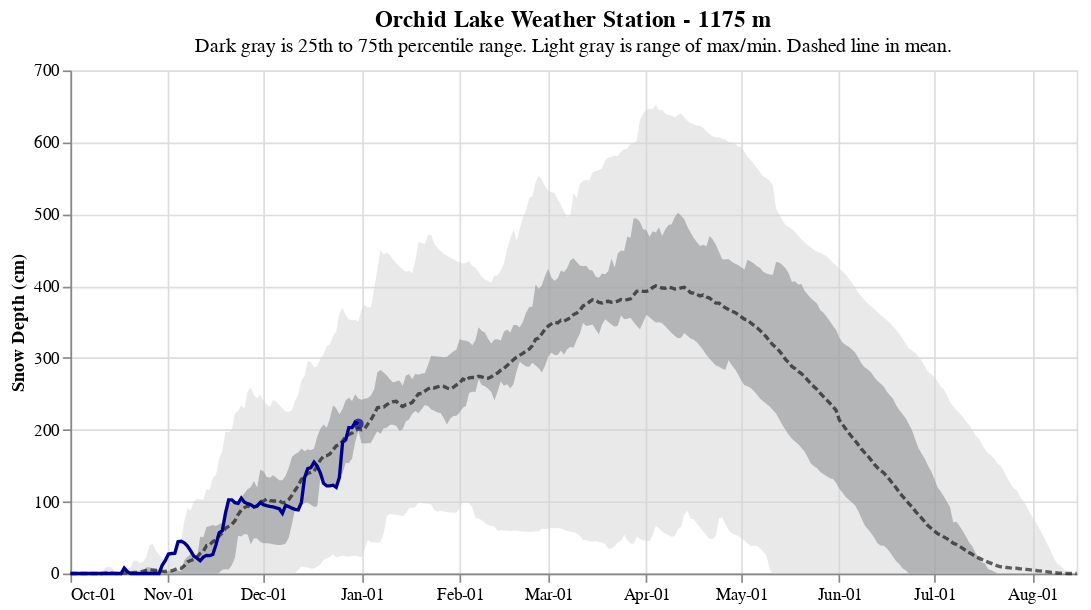

Notebook code cell kept with this figure:
### Code cell
alt.data_transformers.disable_max_rows()

title = alt.TitleParams(
   text='Orchid Lake Weather Station - 1175 m',
   subtitle="Dark gray is 25th to 75th percentile range. Light gray is range of max/min. Dashed line in mean.",
   anchor='middle',
   fontSize=14,
   fontWeight='bold')

area = alt.Chart(orchid_stats, title=title).mark_area(color='lightgray', opacity=0.5).encode(
    alt.X('wtr_day_year:T', title=None,
          axis=alt.Axis(format='%b-%d', tickCount=12, labelOverlap='parity'), scale=alt.Scale(domain=['2022-10-01','2023-08-15'])),
    alt.Y('max:Q', title='Snow Depth (cm)', scale=alt.Scale(domain=[0,700])),
    alt.Y2('min:Q')
).properties(width=600, height=300)

area2 = alt.Chart(orchid_stats).mark_area(color='#919397', opacity=0.6).encode(
    alt.X('wtr_day_year:T', title=None,
          axis=alt.Axis(format='%b-%d', tickCount=12, labelOverlap='parity'), scale=alt.Scale(domain=['2022-10-01','2023-08-15'])),
    alt.Y('percentile_75th:Q'),
    alt.Y2('percentile_25th:Q')
)

wmean = alt.Chart(orchid_stats).mark_line(color= "black", opacity=0.6, strokeDash=[4, 2]).encode(
    alt.X('wtr_day_year:T', title=None,
          axis=alt.Axis(format='%b-%d', tickCount=12, labelOverlap='parity'), scale=alt.Scale(domain=['2022-10-01','2023-08-15'])),
    alt.Y('mean:Q', title='Snow Depth (cm)'),
    tooltip=[alt.Tooltip('monthdate(date):T', title="Date"), alt.Tooltip('mean:Q', title="Mean Depth") , alt.Tooltip('wtr_day_year', title="Day of Water Year")]
)

wyear_2024 = alt.Chart(orchid[orchid['wtr_year'] == 2024]).mark_line(color= "blue", opacity=0.6, strokeWidth=1).encode(
    alt.X('wtr_day_year:T', title=None,
          axis=alt.Axis(format='%b-%d', tickCount=12, labelOverlap='parity'), scale=alt.Scale(domain=['2022-10-01','2023-08-15'])),
    alt.Y('depth', title='Snow Depth (cm)')
)

wyear_2023 = alt.Chart(orchid[orchid['wtr_year'] == 2023]).mark_line(color= "green", opacity=0.6, strokeWidth=1).encode(
    alt.X('wtr_day_year:T', title=None,
          axis=alt.Axis(format='%b-%d', tickCount=12, labelOverlap='parity'), scale=alt.Scale(domain=['2022-10-01','2023-08-15'])),
    alt.Y('depth', title='Snow Depth (cm)')
)

last_value = alt.Chart(last).mark_circle(color= "darkblue", size=40).encode(
    alt.X('wtr_day_year:T', title=None,
          axis=alt.Axis(format='%b-%d', tickCount=12, labelOverlap='parity'), scale=alt.Scale(domain=['2022-10-01','2023-08-15'])),
    alt.Y('depth', title='Snow Depth (cm)')
)


complete = area + area2 + wmean + orchid_2025 + last_value
complete

### Figure 1 — Vega-Lite specification as saved in the notebook (floating-point values rounded to 4 significant figures; data arrays with more than 128 entries replaced by an {"elided": "..."} marker saying what was removed)
{"config": {"view": {"continuousWidth": 300, "continuousHeight": 300}}, "layer": [{"mark": {"type": "area", "color": "lightgray", "opacity": 0.5}, "encoding": {"x": {"axis": {"format": "%b-%d", "labelOverlap": "parity", "tickCount": 12}, "field": "wtr_day_year", "scale": {"domain": ["2022-10-01", "2023-08-15"]}, "title": null, "type": "temporal"}, "y": {"field": "max", "scale": {"domain": [0, 700]}, "title": "Snow Depth (cm)", "type": "quantitative"}, "y2": {"field": "min"}}, "title": {"text": "Orchid Lake Weather Station - 1175 m", "anchor": "middle", "fontSize": 14, "fontWeight": "bold", "subtitle": "Dark gray is 25th to 75th percentile range. Light gray is range of max/min. Dashed line in mean."}}, {"mark": {"type": "area", "color": "#919397", "opacity": 0.6}, "encoding": {"x": {"axis": {"format": "%b-%d", "labelOverlap": "parity", "tickCount": 12}, "field": "wtr_day_year", "scale": {"domain": ["2022-10-01", "2023-08-15"]}, "title": null, "type": "temporal"}, "y": {"field": "percentile_75th", "type": "quantitative"}, "y2": {"field": "percentile_25th"}}}, {"mark": {"type": "line", "color": "black", "opacity": 0.6, "strokeDash": [4, 2]}, "encoding": {"tooltip": [{"field": "date", "timeUnit": "monthdate", "title": "Date", "type": "temporal"}, {"field": "mean", "title": "Mean Depth", "type": "quantitative"}, {"field": "wtr_day_year", "title": "Day of Water Year", "type": "temporal"}], "x": {"axis": {"format": "%b-%d", "labelOverlap": "parity", "tickCount": 12}, "field": "wtr_day_year", "scale": {"domain": ["2022-10-01", "2023-08-15"]}, "title": null, "type": "temporal"}, "y": {"field": "mean", "title": "Snow Depth (cm)", "type": "quantitative"}}}, {"data": {"name": "data-1f2644789e34a57189ebcad85ad45dc5"}, "mark": {"type": "line", "color": "darkblue", "strokeWidth": 2}, "encoding": {"tooltip": [{"field": "date", "timeUnit": "monthdate", "title": "Date", "type": "temporal"}, {"field": "depth", "title": "Snow Depth", "type": "quantitative"}], "x": {"field": "wtr_day_year", "type": "temporal"}, "y": {"field": "depth", "type": "quantitative"}}}, {"data": {"name": "data-c510495a4f346a3838a77b27e74f4027"}, "mark": {"type": "circle", "color": "darkblue", "size": 40}, "encoding": {"x": {"axis": {"format": "%b-%d", "labelOverlap": "parity", "tickCount": 12}, "field": "wtr_day_year", "scale": {"domain": ["2022-10-01", "2023-08-15"]}, "title": null, "type": "temporal"}, "y": {"field": "depth", "title": "Snow Depth (cm)", "type": "quantitative"}}}], "data": {"name": "data-b38817828fdee466fa7556ed358305e5"}, "height": 300, "width": 600, "$schema": "https://vega.github.io/schema/vega-lite/v5.8.0.json", "datasets": {"data-b38817828fdee466fa7556ed358305e5": {"elided": "319 records"}, "data-1f2644789e34a57189ebcad85ad45dc5": [{"date": "2024-10-01T00:00:00", "depth": 0.0, "wtr_year": 2025, "wtr_day_year": "2022-10-01T00:00:00", "year": 2024, "month": 10, "day": 1, "DOY": 275, "mean": 0.1, "max": 1.1, "min": 0.0, "std": 0.2668, "sem": 0.06471, "ci95_hi": 0.2268, "ci95_lo": -0.02682, "percentile_25th": 0.0, "percentile_75th": 0.0}, {"date": "2024-10-02T00:00:00", "depth": 0.0, "wtr_year": 2025, "wtr_day_year": "2022-10-02T00:00:00", "year": 2024, "month": 10, "day": 2, "DOY": 276, "mean": 0.0, "max": 0.0, "min": 0.0, "std": 0.0, "sem": 0.0, "ci95_hi": 0.0, "ci95_lo": 0.0, "percentile_25th": 0.0, "percentile_75th": 0.0}, {"date": "2024-10-03T00:00:00", "depth": 0.0, "wtr_year": 2025, "wtr_day_year": "2022-10-03T00:00:00", "year": 2024, "month": 10, "day": 3, "DOY": 277, "mean": 0.0, "max": 0.0, "min": 0.0, "std": 0.0, "sem": 0.0, "ci95_hi": 0.0, "ci95_lo": 0.0, "percentile_25th": 0.0, "percentile_75th": 0.0}, {"date": "2024-10-04T00:00:00", "depth": 0.0, "wtr_year": 2025, "wtr_day_year": "2022-10-04T00:00:00", "year": 2024, "month": 10, "day": 4, "DOY": 278, "mean": 0.0, "max": 0.0, "min": 0.0, "std": 0.0, "sem": 0.0, "ci95_hi": 0.0, "ci95_lo": 0.0, "percentile_25th": 0.0, "percentile_75th": 0.0}, {"date": "2024-10-05T00:00:00", "depth": 0.0, "wtr_year": 2025, "wtr_day_year": "2022-10-05T00:00:00", "year": 2024, "month": 10, "day": 5, "DOY": 279, "mean": 0.0, "max": 0.0, "min": 0.0, "std": 0.0, "sem": 0.0, "ci95_hi": 0.0, "ci95_lo": 0.0, "percentile_25th": 0.0, "percentile_75th": 0.0}, {"date": "2024-10-06T00:00:00", "depth": 0.0, "wtr_year": 2025, "wtr_day_year": "2022-10-06T00:00:00", "year": 2024, "month": 10, "day": 6, "DOY": 280, "mean": 0.0, "max": 0.0, "min": 0.0, "std": 0.0, "sem": 0.0, "ci95_hi": 0.0, "ci95_lo": 0.0, "percentile_25th": 0.0, "percentile_75th": 0.0}, {"date": "2024-10-07T00:00:00", "depth": 0.0, "wtr_year": 2025, "wtr_day_year": "2022-10-07T00:00:00", "year": 2024, "month": 10, "day": 7, "DOY": 281, "mean": 0.0, "max": 0.0, "min": 0.0, "std": 0.0, "sem": 0.0, "ci95_hi": 0.0, "ci95_lo": 0.0, "percentile_25th": 0.0, "percentile_75th": 0.0}, {"date": "2024-10-08T00:00:00", "depth": 0.0, "wtr_year": 2025, "wtr_day_year": "2022-10-08T00:00:00", "year": 2024, "month": 10, "day": 8, "DOY": 282, "mean": 0.0, "max": 0.0, "min": 0.0, "std": 0.0, "sem": 0.0, "ci95_hi": 0.0, "ci95_lo": 0.0, "percentile_25th": 0.0, "percentile_75th": 0.0}, {"date": "2024-10-09T00:00:00", "depth": 0.0, "wtr_year": 2025, "wtr_day_year": "2022-10-09T00:00:00", "year": 2024, "month": 10, "day": 9, "DOY": 283, "mean": 0.0, "max": 0.0, "min": 0.0, "std": 0.0, "sem": 0.0, "ci95_hi": 0.0, "ci95_lo": 0.0, "percentile_25th": 0.0, "percentile_75th": 0.0}, {"date": "2024-10-10T00:00:00", "depth": 0.0, "wtr_year": 2025, "wtr_day_year": "2022-10-10T00:00:00", "year": 2024, "month": 10, "day": 10, "DOY": 284, "mean": 0.0, "max": 0.0, "min": 0.0, "std": 0.0, "sem": 0.0, "ci95_hi": 0.0, "ci95_lo": 0.0, "percentile_25th": 0.0, "percentile_75th": 0.0}, {"date": "2024-10-11T00:00:00", "depth": 0.0, "wtr_year": 2025, "wtr_day_year": "2022-10-11T00:00:00", "year": 2024, "month": 10, "day": 11, "DOY": 285, "mean": 0.0, "max": 0.0, "min": 0.0, "std": 0.0, "sem": 0.0, "ci95_hi": 0.0, "ci95_lo": 0.0, "percentile_25th": 0.0, "percentile_75th": 0.0}, {"date": "2024-10-12T00:00:00", "depth": 0.0, "wtr_year": 2025, "wtr_day_year": "2022-10-12T00:00:00", "year": 2024, "month": 10, "day": 12, "DOY": 286, "mean": 0.5, "max": 8.0, "min": 0.0, "std": 1.94, "sem": 0.4706, "ci95_hi": 1.422, "ci95_lo": -0.4224, "percentile_25th": 0.0, "percentile_75th": 0.0}, {"date": "2024-10-13T00:00:00", "depth": 0.0, "wtr_year": 2025, "wtr_day_year": "2022-10-13T00:00:00", "year": 2024, "month": 10, "day": 13, "DOY": 287, "mean": 0.9, "max": 9.5, "min": 0.0, "std": 2.567, "sem": 0.6227, "ci95_hi": 2.12, "ci95_lo": -0.3204, "percentile_25th": 0.0, "percentile_75th": 0.0}, {"date": "2024-10-14T00:00:00", "depth": 0.0, "wtr_year": 2025, "wtr_day_year": "2022-10-14T00:00:00", "year": 2024, "month": 10, "day": 14, "DOY": 288, "mean": 0.6, "max": 8.4, "min": 0.0, "std": 2.053, "sem": 0.498, "ci95_hi": 1.576, "ci95_lo": -0.376, "percentile_25th": 0.0, "percentile_75th": 0.0}, {"date": "2024-10-15T00:00:00", "depth": 0.0, "wtr_year": 2025, "wtr_day_year": "2022-10-15T00:00:00", "year": 2024, "month": 10, "day": 15, "DOY": 289, "mean": 0.2, "max": 2.7, "min": 0.0, "std": 0.6548, "sem": 0.1588, "ci95_hi": 0.5113, "ci95_lo": -0.1113, "percentile_25th": 0.0, "percentile_75th": 0.0}, {"date": "2024-10-16T00:00:00", "depth": 0.0, "wtr_year": 2025, "wtr_day_year": "2022-10-16T00:00:00", "year": 2024, "month": 10, "day": 16, "DOY": 290, "mean": 0.0, "max": 0.0, "min": 0.0, "std": 0.0, "sem": 0.0, "ci95_hi": 0.0, "ci95_lo": 0.0, "percentile_25th": 0.0, "percentile_75th": 0.0}, {"date": "2024-10-17T00:00:00", "depth": 0.0, "wtr_year": 2025, "wtr_day_year": "2022-10-17T00:00:00", "year": 2024, "month": 10, "day": 17, "DOY": 291, "mean": 0.0, "max": 0.0, "min": 0.0, "std": 0.0, "sem": 0.0, "ci95_hi": 0.0, "ci95_lo": 0.0, "percentile_25th": 0.0, "percentile_75th": 0.0}, {"date": "2024-10-18T00:00:00", "depth": 7.6, "wtr_year": 2025, "wtr_day_year": "2022-10-18T00:00:00", "year": 2024, "month": 10, "day": 18, "DOY": 292, "mean": 0.8, "max": 7.6, "min": 0.0, "std": 2.207, "sem": 0.5352, "ci95_hi": 1.849, "ci95_lo": -0.249, "percentile_25th": 0.0, "percentile_75th": 0.0}, {"date": "2024-10-19T00:00:00", "depth": 2.7, "wtr_year": 2025, "wtr_day_year": "2022-10-19T00:00:00", "year": 2024, "month": 10, "day": 19, "DOY": 293, "mean": 0.6, "max": 6.3, "min": 0.0, "std": 1.651, "sem": 0.4004, "ci95_hi": 1.385, "ci95_lo": -0.1847, "percentile_25th": 0.0, "percentile_75th": 0.0}, {"date": "2024-10-20T00:00:00", "depth": 0.0, "wtr_year": 2025, "wtr_day_year": "2022-10-20T00:00:00", "year": 2024, "month": 10, "day": 20, "DOY": 294, "mean": 1.0, "max": 8.6, "min": 0.0, "std": 2.759, "sem": 0.669, "ci95_hi": 2.311, "ci95_lo": -0.3113, "percentile_25th": 0.0, "percentile_75th": 0.0}, {"date": "2024-10-21T00:00:00", "depth": 0.0, "wtr_year": 2025, "wtr_day_year": "2022-10-21T00:00:00", "year": 2024, "month": 10, "day": 21, "DOY": 295, "mean": 1.6, "max": 18.2, "min": 0.0, "std": 4.86, "sem": 1.179, "ci95_hi": 3.91, "ci95_lo": -0.7104, "percentile_25th": 0.0, "percentile_75th": 0.0}, {"date": "2024-10-22T00:00:00", "depth": 0.0, "wtr_year": 2025, "wtr_day_year": "2022-10-22T00:00:00", "year": 2024, "month": 10, "day": 22, "DOY": 296, "mean": 1.4, "max": 17.7, "min": 0.0, "std": 4.466, "sem": 1.083, "ci95_hi": 3.523, "ci95_lo": -0.7229, "percentile_25th": 0.0, "percentile_75th": 0.0}, {"date": "2024-10-23T00:00:00", "depth": 0.0, "wtr_year": 2025, "wtr_day_year": "2022-10-23T00:00:00", "year": 2024, "month": 10, "day": 23, "DOY": 297, "mean": 2.1, "max": 14.7, "min": 0.0, "std": 4.396, "sem": 1.066, "ci95_hi": 4.19, "ci95_lo": 0.01045, "percentile_25th": 0.0, "percentile_75th": 0.0}, {"date": "2024-10-24T00:00:00", "depth": 0.0, "wtr_year": 2025, "wtr_day_year": "2022-10-24T00:00:00", "year": 2024, "month": 10, "day": 24, "DOY": 298, "mean": 3.3, "max": 16.5, "min": 0.0, "std": 5.43, "sem": 1.317, "ci95_hi": 5.881, "ci95_lo": 0.7188, "percentile_25th": 0.0, "percentile_75th": 3.8}, {"date": "2024-10-25T00:00:00", "depth": 0.0, "wtr_year": 2025, "wtr_day_year": "2022-10-25T00:00:00", "year": 2024, "month": 10, "day": 25, "DOY": 299, "mean": 4.3, "max": 23.4, "min": 0.0, "std": 6.703, "sem": 1.626, "ci95_hi": 7.487, "ci95_lo": 1.113, "percentile_25th": 0.0, "percentile_75th": 8.7}, {"date": "2024-10-26T00:00:00", "depth": 0.0, "wtr_year": 2025, "wtr_day_year": "2022-10-26T00:00:00", "year": 2024, "month": 10, "day": 26, "DOY": 300, "mean": 5.3, "max": 39.7, "min": 0.0, "std": 9.895, "sem": 2.4, "ci95_hi": 10.0, "ci95_lo": 0.5964, "percentile_25th": 0.0, "percentile_75th": 8.7}, {"date": "2024-10-27T00:00:00", "depth": 0.0, "wtr_year": 2025, "wtr_day_year": "2022-10-27T00:00:00", "year": 2024, "month": 10, "day": 27, "DOY": 301, "mean": 4.8, "max": 41.1, "min": 0.0, "std": 10.04, "sem": 2.435, "ci95_hi": 9.573, "ci95_lo": 0.02679, "percentile_25th": 0.0, "percentile_75th": 7.2}, {"date": "2024-10-28T00:00:00", "depth": 0.0, "wtr_year": 2025, "wtr_day_year": "2022-10-28T00:00:00", "year": 2024, "month": 10, "day": 28, "DOY": 302, "mean": 4.2, "max": 31.7, "min": 0.0, "std": 8.158, "sem": 1.979, "ci95_hi": 8.078, "ci95_lo": 0.3218, "percentile_25th": 0.0, "percentile_75th": 6.5}, {"date": "2024-10-29T00:00:00", "depth": 0.0, "wtr_year": 2025, "wtr_day_year": "2022-10-29T00:00:00", "year": 2024, "month": 10, "day": 29, "DOY": 303, "mean": 4.5, "max": 26.1, "min": 0.0, "std": 8.65, "sem": 2.098, "ci95_hi": 8.612, "ci95_lo": 0.388, "percentile_25th": 0.0, "percentile_75th": 5.1}, {"date": "2024-10-30T00:00:00", "depth": 11.5, "wtr_year": 2025, "wtr_day_year": "2022-10-30T00:00:00", "year": 2024, "month": 10, "day": 30, "DOY": 304, "mean": 3.3, "max": 21.4, "min": 0.0, "std": 5.956, "sem": 1.404, "ci95_hi": 6.052, "ci95_lo": 0.5483, "percentile_25th": 0.0, "percentile_75th": 4.225}, {"date": "2024-10-31T00:00:00", "depth": 18.4, "wtr_year": 2025, "wtr_day_year": "2022-10-31T00:00:00", "year": 2024, "month": 10, "day": 31, "DOY": 305, "mean": 2.9, "max": 18.5, "min": 0.0, "std": 5.958, "sem": 1.404, "ci95_hi": 5.653, "ci95_lo": 0.1474, "percentile_25th": 0.0, "percentile_75th": 2.4}, {"date": "2024-11-01T00:00:00", "depth": 27.1, "wtr_year": 2025, "wtr_day_year": "2022-11-01T00:00:00", "year": 2024, "month": 11, "day": 1, "DOY": 306, "mean": 3.5, "max": 27.1, "min": 0.0, "std": 7.308, "sem": 1.723, "ci95_hi": 6.876, "ci95_lo": 0.1238, "percentile_25th": 0.0, "percentile_75th": 3.55}, {"date": "2024-11-02T00:00:00", "depth": 27.9, "wtr_year": 2025, "wtr_day_year": "2022-11-02T00:00:00", "year": 2024, "month": 11, "day": 2, "DOY": 307, "mean": 3.9, "max": 27.9, "min": 0.0, "std": 7.778, "sem": 1.833, "ci95_hi": 7.493, "ci95_lo": 0.3066, "percentile_25th": 0.0, "percentile_75th": 2.95}, {"date": "2024-11-03T00:00:00", "depth": 28.4, "wtr_year": 2025, "wtr_day_year": "2022-11-03T00:00:00", "year": 2024, "month": 11, "day": 3, "DOY": 308, "mean": 5.4, "max": 28.4, "min": 0.0, "std": 10.07, "sem": 2.373, "ci95_hi": 10.05, "ci95_lo": 0.7491, "percentile_25th": 0.0, "percentile_75th": 4.125}, {"date": "2024-11-04T00:00:00", "depth": 44.2, "wtr_year": 2025, "wtr_day_year": "2022-11-04T00:00:00", "year": 2024, "month": 11, "day": 4, "DOY": 309, "mean": 7.5, "max": 48.5, "min": 0.0, "std": 15.35, "sem": 3.617, "ci95_hi": 14.59, "ci95_lo": 0.4107, "percentile_25th": 0.0, "percentile_75th": 4.35}, {"date": "2024-11-05T00:00:00", "depth": 44.9, "wtr_year": 2025, "wtr_day_year": "2022-11-05T00:00:00", "year": 2024, "month": 11, "day": 5, "DOY": 310, "mean": 7.3, "max": 44.9, "min": 0.0, "std": 14.51, "sem": 3.42, "ci95_hi": 14.0, "ci95_lo": 0.5962, "percentile_25th": 0.0, "percentile_75th": 3.275}, {"date": "2024-11-06T00:00:00", "depth": 42.7, "wtr_year": 2025, "wtr_day_year": "2022-11-06T00:00:00", "year": 2024, "month": 11, "day": 6, "DOY": 311, "mean": 10.8, "max": 73.0, "min": 0.0, "std": 19.73, "sem": 4.651, "ci95_hi": 19.92, "ci95_lo": 1.683, "percentile_25th": 0.0, "percentile_75th": 18.68}, {"date": "2024-11-07T00:00:00", "depth": 38.2, "wtr_year": 2025, "wtr_day_year": "2022-11-07T00:00:00", "year": 2024, "month": 11, "day": 7, "DOY": 312, "mean": 16.2, "max": 91.0, "min": 0.0, "std": 27.51, "sem": 6.484, "ci95_hi": 28.91, "ci95_lo": 3.492, "percentile_25th": 0.0, "percentile_75th": 23.2}, {"date": "2024-11-08T00:00:00", "depth": 31.6, "wtr_year": 2025, "wtr_day_year": "2022-11-08T00:00:00", "year": 2024, "month": 11, "day": 8, "DOY": 313, "mean": 18.2, "max": 87.8, "min": 0.0, "std": 30.45, "sem": 7.178, "ci95_hi": 32.27, "ci95_lo": 4.132, "percentile_25th": 0.0, "percentile_75th": 27.35}, {"date": "2024-11-09T00:00:00", "depth": 24.3, "wtr_year": 2025, "wtr_day_year": "2022-11-09T00:00:00", "year": 2024, "month": 11, "day": 9, "DOY": 314, "mean": 19.6, "max": 100.5, "min": 0.0, "std": 31.34, "sem": 7.387, "ci95_hi": 34.08, "ci95_lo": 5.121, "percentile_25th": 0.0, "percentile_75th": 22.05}, {"date": "2024-11-10T00:00:00", "depth": 21.4, "wtr_year": 2025, "wtr_day_year": "2022-11-10T00:00:00", "year": 2024, "month": 11, "day": 10, "DOY": 315, "mean": 23.1, "max": 103.7, "min": 0.0, "std": 32.65, "sem": 7.696, "ci95_hi": 38.18, "ci95_lo": 8.017, "percentile_25th": 0.0, "percentile_75th": 21.93}, {"date": "2024-11-11T00:00:00", "depth": 17.8, "wtr_year": 2025, "wtr_day_year": "2022-11-11T00:00:00", "year": 2024, "month": 11, "day": 11, "DOY": 316, "mean": 28.0, "max": 103.1, "min": 0.0, "std": 34.66, "sem": 8.407, "ci95_hi": 44.48, "ci95_lo": 11.52, "percentile_25th": 0.0, "percentile_75th": 51.1}, {"date": "2024-11-12T00:00:00", "depth": 22.9, "wtr_year": 2025, "wtr_day_year": "2022-11-12T00:00:00", "year": 2024, "month": 11, "day": 12, "DOY": 317, "mean": 30.9, "max": 102.8, "min": 0.0, "std": 33.0, "sem": 8.004, "ci95_hi": 46.59, "ci95_lo": 15.21, "percentile_25th": 0.0, "percentile_75th": 50.5}, {"date": "2024-11-13T00:00:00", "depth": 25.3, "wtr_year": 2025, "wtr_day_year": "2022-11-13T00:00:00", "year": 2024, "month": 11, "day": 13, "DOY": 318, "mean": 38.8, "max": 117.5, "min": 0.0, "std": 39.09, "sem": 9.481, "ci95_hi": 57.38, "ci95_lo": 20.22, "percentile_25th": 0.0, "percentile_75th": 64.8}, {"date": "2024-11-14T00:00:00", "depth": 24.9, "wtr_year": 2025, "wtr_day_year": "2022-11-14T00:00:00", "year": 2024, "month": 11, "day": 14, "DOY": 319, "mean": 39.8, "max": 116.2, "min": 0.0, "std": 38.54, "sem": 9.346, "ci95_hi": 58.12, "ci95_lo": 21.48, "percentile_25th": 0.0, "percentile_75th": 66.2}, {"date": "2024-11-15T00:00:00", "depth": 26.4, "wtr_year": 2025, "wtr_day_year": "2022-11-15T00:00:00", "year": 2024, "month": 11, "day": 15, "DOY": 320, "mean": 44.3, "max": 132.9, "min": 0.0, "std": 45.45, "sem": 11.02, "ci95_hi": 65.9, "ci95_lo": 22.7, "percentile_25th": 0.0, "percentile_75th": 67.4}, {"date": "2024-11-16T00:00:00", "depth": 40.2, "wtr_year": 2025, "wtr_day_year": "2022-11-16T00:00:00", "year": 2024, "month": 11, "day": 16, "DOY": 321, "mean": 46.7, "max": 137.2, "min": 0.0, "std": 47.22, "sem": 11.45, "ci95_hi": 69.15, "ci95_lo": 24.25, "percentile_25th": 0.0, "percentile_75th": 66.3}, {"date": "2024-11-17T00:00:00", "depth": 56.7, "wtr_year": 2025, "wtr_day_year": "2022-11-17T00:00:00", "year": 2024, "month": 11, "day": 17, "DOY": 322, "mean": 52.4, "max": 160.2, "min": 0.0, "std": 52.54, "sem": 12.74, "ci95_hi": 77.38, "ci95_lo": 27.42, "percentile_25th": 1.0, "percentile_75th": 68.4}, {"date": "2024-11-18T00:00:00", "depth": 59.5, "wtr_year": 2025, "wtr_day_year": "2022-11-18T00:00:00", "year": 2024, "month": 11, "day": 18, "DOY": 323, "mean": 56.5, "max": 170.6, "min": 0.0, "std": 55.55, "sem": 13.47, "ci95_hi": 82.91, "ci95_lo": 30.09, "percentile_25th": 5.3, "percentile_75th": 70.7}, {"date": "2024-11-19T00:00:00", "depth": 84.1, "wtr_year": 2025, "wtr_day_year": "2022-11-19T00:00:00", "year": 2024, "month": 11, "day": 19, "DOY": 324, "mean": 63.0, "max": 197.5, "min": 0.0, "std": 62.27, "sem": 15.1, "ci95_hi": 92.6, "ci95_lo": 33.4, "percentile_25th": 6.1, "percentile_75th": 84.1}, {"date": "2024-11-20T00:00:00", "depth": 102.4, "wtr_year": 2025, "wtr_day_year": "2022-11-20T00:00:00", "year": 2024, "month": 11, "day": 20, "DOY": 325, "mean": 65.7, "max": 196.5, "min": 0.0, "std": 63.5, "sem": 15.4, "ci95_hi": 95.89, "ci95_lo": 35.51, "percentile_25th": 5.6, "percentile_75th": 101.6}, {"date": "2024-11-21T00:00:00", "depth": 102.5, "wtr_year": 2025, "wtr_day_year": "2022-11-21T00:00:00", "year": 2024, "month": 11, "day": 21, "DOY": 326, "mean": 68.3, "max": 199.8, "min": 0.0, "std": 63.29, "sem": 15.35, "ci95_hi": 98.39, "ci95_lo": 38.21, "percentile_25th": 11.6, "percentile_75th": 97.8}, {"date": "2024-11-22T00:00:00", "depth": 98.7, "wtr_year": 2025, "wtr_day_year": "2022-11-22T00:00:00", "year": 2024, "month": 11, "day": 22, "DOY": 327, "mean": 73.5, "max": 222.5, "min": 0.0, "std": 64.36, "sem": 15.61, "ci95_hi": 104.1, "ci95_lo": 42.9, "percentile_25th": 21.8, "percentile_75th": 98.7}, {"date": "2024-11-23T00:00:00", "depth": 97.6, "wtr_year": 2025, "wtr_day_year": "2022-11-23T00:00:00", "year": 2024, "month": 11, "day": 23, "DOY": 328, "mean": 82.0, "max": 226.5, "min": 0.0, "std": 64.63, "sem": 15.68, "ci95_hi": 112.7, "ci95_lo": 51.28, "percentile_25th": 52.5, "percentile_75th": 97.6}, {"date": "2024-11-24T00:00:00", "depth": 104.9, "wtr_year": 2025, "wtr_day_year": "2022-11-24T00:00:00", "year": 2024, "month": 11, "day": 24, "DOY": 329, "mean": 88.4, "max": 233.8, "min": 0.0, "std": 65.22, "sem": 15.82, "ci95_hi": 119.4, "ci95_lo": 57.4, "percentile_25th": 51.6, "percentile_75th": 105.7}, {"date": "2024-11-25T00:00:00", "depth": 99.2, "wtr_year": 2025, "wtr_day_year": "2022-11-25T00:00:00", "year": 2024, "month": 11, "day": 25, "DOY": 330, "mean": 91.8, "max": 229.3, "min": 0.0, "std": 62.65, "sem": 15.19, "ci95_hi": 121.6, "ci95_lo": 62.02, "percentile_25th": 55.0, "percentile_75th": 111.6}, {"date": "2024-11-26T00:00:00", "depth": 97.2, "wtr_year": 2025, "wtr_day_year": "2022-11-26T00:00:00", "year": 2024, "month": 11, "day": 26, "DOY": 331, "mean": 94.0, "max": 253.5, "min": 0.0, "std": 63.55, "sem": 15.41, "ci95_hi": 124.2, "ci95_lo": 63.79, "percentile_25th": 54.2, "percentile_75th": 117.1}, {"date": "2024-11-27T00:00:00", "depth": 95.7, "wtr_year": 2025, "wtr_day_year": "2022-11-27T00:00:00", "year": 2024, "month": 11, "day": 27, "DOY": 332, "mean": 92.2, "max": 258.4, "min": 0.0, "std": 64.89, "sem": 15.74, "ci95_hi": 123.0, "ci95_lo": 61.35, "percentile_25th": 40.4, "percentile_75th": 120.4}, {"date": "2024-11-28T00:00:00", "depth": 92.6, "wtr_year": 2025, "wtr_day_year": "2022-11-28T00:00:00", "year": 2024, "month": 11, "day": 28, "DOY": 333, "mean": 92.5, "max": 248.0, "min": 0.0, "std": 64.95, "sem": 15.75, "ci95_hi": 123.4, "ci95_lo": 61.62, "percentile_25th": 49.2, "percentile_75th": 128.7}, {"date": "2024-11-29T00:00:00", "depth": 94.1, "wtr_year": 2025, "wtr_day_year": "2022-11-29T00:00:00", "year": 2024, "month": 11, "day": 29, "DOY": 334, "mean": 93.7, "max": 243.9, "min": 0.0, "std": 64.3, "sem": 15.59, "ci95_hi": 124.3, "ci95_lo": 63.13, "percentile_25th": 48.6, "percentile_75th": 119.7}, {"date": "2024-11-30T00:00:00", "depth": 98.8, "wtr_year": 2025, "wtr_day_year": "2022-11-30T00:00:00", "year": 2024, "month": 11, "day": 30, "DOY": 335, "mean": 100.2, "max": 249.1, "min": 0.0, "std": 67.76, "sem": 16.44, "ci95_hi": 132.4, "ci95_lo": 67.99, "percentile_25th": 43.9, "percentile_75th": 144.4}, {"date": "2024-12-01T00:00:00", "depth": 95.9, "wtr_year": 2025, "wtr_day_year": "2022-12-01T00:00:00", "year": 2024, "month": 12, "day": 1, "DOY": 336, "mean": 100.8, "max": 240.1, "min": 0.0, "std": 66.77, "sem": 16.19, "ci95_hi": 132.5, "ci95_lo": 69.06, "percentile_25th": 42.0, "percentile_75th": 142.4}, {"date": "2024-12-02T00:00:00", "depth": 94.6, "wtr_year": 2025, "wtr_day_year": "2022-12-02T00:00:00", "year": 2024, "month": 12, "day": 2, "DOY": 337, "mean": 103.7, "max": 235.7, "min": 0.0, "std": 66.31, "sem": 16.08, "ci95_hi": 135.2, "ci95_lo": 72.18, "percentile_25th": 42.0, "percentile_75th": 134.5}, {"date": "2024-12-03T00:00:00", "depth": 93.5, "wtr_year": 2025, "wtr_day_year": "2022-12-03T00:00:00", "year": 2024, "month": 12, "day": 3, "DOY": 338, "mean": 101.3, "max": 231.8, "min": 0.0, "std": 66.44, "sem": 16.11, "ci95_hi": 132.9, "ci95_lo": 69.72, "percentile_25th": 41.7, "percentile_75th": 133.1}, {"date": "2024-12-04T00:00:00", "depth": 92.6, "wtr_year": 2025, "wtr_day_year": "2022-12-04T00:00:00", "year": 2024, "month": 12, "day": 4, "DOY": 339, "mean": 100.9, "max": 241.2, "min": 0.0, "std": 67.04, "sem": 16.26, "ci95_hi": 132.8, "ci95_lo": 69.03, "percentile_25th": 40.6, "percentile_75th": 136.6}, {"date": "2024-12-05T00:00:00", "depth": 91.5, "wtr_year": 2025, "wtr_day_year": "2022-12-05T00:00:00", "year": 2024, "month": 12, "day": 5, "DOY": 340, "mean": 100.9, "max": 239.5, "min": 0.0, "std": 65.69, "sem": 15.93, "ci95_hi": 132.1, "ci95_lo": 69.67, "percentile_25th": 40.2, "percentile_75th": 133.5}, {"date": "2024-12-06T00:00:00", "depth": 90.2, "wtr_year": 2025, "wtr_day_year": "2022-12-06T00:00:00", "year": 2024, "month": 12, "day": 6, "DOY": 341, "mean": 101.2, "max": 234.6, "min": 0.0, "std": 65.13, "sem": 15.8, "ci95_hi": 132.2, "ci95_lo": 70.24, "percentile_25th": 39.8, "percentile_75th": 129.9}, {"date": "2024-12-07T00:00:00", "depth": 83.8, "wtr_year": 2025, "wtr_day_year": "2022-12-07T00:00:00", "year": 2024, "month": 12, "day": 7, "DOY": 342, "mean": 98.4, "max": 229.8, "min": 0.0, "std": 63.54, "sem": 15.41, "ci95_hi": 128.6, "ci95_lo": 68.2, "percentile_25th": 40.0, "percentile_75th": 129.8}, {"date": "2024-12-08T00:00:00", "depth": 94.8, "wtr_year": 2025, "wtr_day_year": "2022-12-08T00:00:00", "year": 2024, "month": 12, "day": 8, "DOY": 343, "mean": 99.5, "max": 225.6, "min": 0.0, "std": 62.96, "sem": 15.27, "ci95_hi": 129.4, "ci95_lo": 69.57, "percentile_25th": 41.9, "percentile_75th": 136.2}, {"date": "2024-12-09T00:00:00", "depth": 93.2, "wtr_year": 2025, "wtr_day_year": "2022-12-09T00:00:00", "year": 2024, "month": 12, "day": 9, "DOY": 344, "mean": 102.9, "max": 224.9, "min": 0.0, "std": 63.62, "sem": 15.43, "ci95_hi": 133.1, "ci95_lo": 72.66, "percentile_25th": 49.9, "percentile_75th": 147.1}, {"date": "2024-12-10T00:00:00", "depth": 90.9, "wtr_year": 2025, "wtr_day_year": "2022-12-10T00:00:00", "year": 2024, "month": 12, "day": 10, "DOY": 345, "mean": 108.7, "max": 227.2, "min": 0.0, "std": 65.38, "sem": 15.86, "ci95_hi": 139.8, "ci95_lo": 77.62, "percentile_25th": 68.4, "percentile_75th": 162.2}, {"date": "2024-12-11T00:00:00", "depth": 89.4, "wtr_year": 2025, "wtr_day_year": "2022-12-11T00:00:00", "year": 2024, "month": 12, "day": 11, "DOY": 346, "mean": 116.0, "max": 240.0, "min": 1.0, "std": 67.53, "sem": 16.38, "ci95_hi": 148.1, "ci95_lo": 83.9, "percentile_25th": 89.4, "percentile_75th": 166.4}, {"date": "2024-12-12T00:00:00", "depth": 88.5, "wtr_year": 2025, "wtr_day_year": "2022-12-12T00:00:00", "year": 2024, "month": 12, "day": 12, "DOY": 347, "mean": 122.1, "max": 248.9, "min": 4.6, "std": 63.44, "sem": 15.39, "ci95_hi": 152.3, "ci95_lo": 91.94, "percentile_25th": 88.5, "percentile_75th": 168.4}, {"date": "2024-12-13T00:00:00", "depth": 99.1, "wtr_year": 2025, "wtr_day_year": "2022-12-13T00:00:00", "year": 2024, "month": 12, "day": 13, "DOY": 348, "mean": 131.1, "max": 268.7, "min": 9.8, "std": 64.92, "sem": 15.74, "ci95_hi": 162.0, "ci95_lo": 100.2, "percentile_25th": 94.6, "percentile_75th": 174.1}, {"date": "2024-12-14T00:00:00", "depth": 133.3, "wtr_year": 2025, "wtr_day_year": "2022-12-14T00:00:00", "year": 2024, "month": 12, "day": 14, "DOY": 349, "mean": 134.7, "max": 275.7, "min": 8.6, "std": 63.92, "sem": 15.5, "ci95_hi": 165.1, "ci95_lo": 104.3, "percentile_25th": 98.3, "percentile_75th": 170.1}, {"date": "2024-12-15T00:00:00", "depth": 146.1, "wtr_year": 2025, "wtr_day_year": "2022-12-15T00:00:00", "year": 2024, "month": 12, "day": 15, "DOY": 350, "mean": 139.4, "max": 295.3, "min": 8.3, "std": 69.05, "sem": 16.75, "ci95_hi": 172.2, "ci95_lo": 106.6, "percentile_25th": 98.6, "percentile_75th": 172.9}, {"date": "2024-12-16T00:00:00", "depth": 147.3, "wtr_year": 2025, "wtr_day_year": "2022-12-16T00:00:00", "year": 2024, "month": 12, "day": 16, "DOY": 351, "mean": 140.6, "max": 294.6, "min": 7.1, "std": 70.4, "sem": 17.07, "ci95_hi": 174.1, "ci95_lo": 107.1, "percentile_25th": 95.7, "percentile_75th": 171.5}, {"date": "2024-12-17T00:00:00", "depth": 155.0, "wtr_year": 2025, "wtr_day_year": "2022-12-17T00:00:00", "year": 2024, "month": 12, "day": 17, "DOY": 352, "mean": 142.5, "max": 286.8, "min": 7.0, "std": 67.92, "sem": 16.47, "ci95_hi": 174.8, "ci95_lo": 110.2, "percentile_25th": 92.4, "percentile_75th": 174.0}, {"date": "2024-12-18T00:00:00", "depth": 149.5, "wtr_year": 2025, "wtr_day_year": "2022-12-18T00:00:00", "year": 2024, "month": 12, "day": 18, "DOY": 353, "mean": 150.1, "max": 288.4, "min": 10.2, "std": 69.57, "sem": 16.87, "ci95_hi": 183.2, "ci95_lo": 117.0, "percentile_25th": 93.7, "percentile_75th": 190.4}, {"date": "2024-12-19T00:00:00", "depth": 139.9, "wtr_year": 2025, "wtr_day_year": "2022-12-19T00:00:00", "year": 2024, "month": 12, "day": 19, "DOY": 354, "mean": 158.1, "max": 299.3, "min": 12.3, "std": 72.07, "sem": 17.48, "ci95_hi": 192.4, "ci95_lo": 123.8, "percentile_25th": 133.5, "percentile_75th": 201.4}, {"date": "2024-12-20T00:00:00", "depth": 125.7, "wtr_year": 2025, "wtr_day_year": "2022-12-20T00:00:00", "year": 2024, "month": 12, "day": 20, "DOY": 355, "mean": 163.1, "max": 304.9, "min": 19.4, "std": 71.89, "sem": 17.44, "ci95_hi": 197.3, "ci95_lo": 128.9, "percentile_25th": 125.7, "percentile_75th": 207.2}, {"date": "2024-12-21T00:00:00", "depth": 121.9, "wtr_year": 2025, "wtr_day_year": "2022-12-21T00:00:00", "year": 2024, "month": 12, "day": 21, "DOY": 356, "mean": 164.0, "max": 316.2, "min": 20.8, "std": 72.41, "sem": 17.56, "ci95_hi": 198.4, "ci95_lo": 129.6, "percentile_25th": 121.9, "percentile_75th": 203.0}, {"date": "2024-12-22T00:00:00", "depth": 122.0, "wtr_year": 2025, "wtr_day_year": "2022-12-22T00:00:00", "year": 2024, "month": 12, "day": 22, "DOY": 357, "mean": 166.3, "max": 319.0, "min": 23.1, "std": 73.8, "sem": 17.9, "ci95_hi": 201.4, "ci95_lo": 131.2, "percentile_25th": 122.0, "percentile_75th": 215.6}, {"date": "2024-12-23T00:00:00", "depth": 122.9, "wtr_year": 2025, "wtr_day_year": "2022-12-23T00:00:00", "year": 2024, "month": 12, "day": 23, "DOY": 358, "mean": 172.1, "max": 330.3, "min": 26.7, "std": 78.88, "sem": 19.13, "ci95_hi": 209.6, "ci95_lo": 134.6, "percentile_25th": 122.9, "percentile_75th": 234.1}, {"date": "2024-12-24T00:00:00", "depth": 119.9, "wtr_year": 2025, "wtr_day_year": "2022-12-24T00:00:00", "year": 2024, "month": 12, "day": 24, "DOY": 359, "mean": 177.6, "max": 336.9, "min": 22.2, "std": 82.26, "sem": 19.95, "ci95_hi": 216.7, "ci95_lo": 138.5, "percentile_25th": 124.4, "percentile_75th": 230.0}, {"date": "2024-12-25T00:00:00", "depth": 133.7, "wtr_year": 2025, "wtr_day_year": "2022-12-25T00:00:00", "year": 2024, "month": 12, "day": 25, "DOY": 360, "mean": 179.6, "max": 362.4, "min": 23.7, "std": 83.21, "sem": 20.18, "ci95_hi": 219.2, "ci95_lo": 140.0, "percentile_25th": 133.7, "percentile_75th": 221.7}, {"date": "2024-12-26T00:00:00", "depth": 182.3, "wtr_year": 2025, "wtr_day_year": "2022-12-26T00:00:00", "year": 2024, "month": 12, "day": 26, "DOY": 361, "mean": 184.3, "max": 369.3, "min": 25.1, "std": 82.88, "sem": 20.1, "ci95_hi": 223.7, "ci95_lo": 144.9, "percentile_25th": 139.5, "percentile_75th": 229.1}, {"date": "2024-12-27T00:00:00", "depth": 186.1, "wtr_year": 2025, "wtr_day_year": "2022-12-27T00:00:00", "year": 2024, "month": 12, "day": 27, "DOY": 362, "mean": 191.0, "max": 359.8, "min": 23.9, "std": 83.29, "sem": 20.2, "ci95_hi": 230.6, "ci95_lo": 151.4, "percentile_25th": 154.3, "percentile_75th": 241.1}, {"date": "2024-12-28T00:00:00", "depth": 203.0, "wtr_year": 2025, "wtr_day_year": "2022-12-28T00:00:00", "year": 2024, "month": 12, "day": 28, "DOY": 363, "mean": 193.4, "max": 353.7, "min": 23.4, "std": 83.39, "sem": 20.23, "ci95_hi": 233.0, "ci95_lo": 153.8, "percentile_25th": 153.4, "percentile_75th": 244.7}, {"date": "2024-12-29T00:00:00", "depth": 203.1, "wtr_year": 2025, "wtr_day_year": "2022-12-29T00:00:00", "year": 2024, "month": 12, "day": 29, "DOY": 364, "mean": 195.4, "max": 352.4, "min": 24.3, "std": 82.79, "sem": 20.08, "ci95_hi": 234.8, "ci95_lo": 156.0, "percentile_25th": 160.2, "percentile_75th": 240.2}, {"date": "2024-12-30T00:00:00", "depth": 210.3, "wtr_year": 2025, "wtr_day_year": "2022-12-30T00:00:00", "year": 2024, "month": 12, "day": 30, "DOY": 365, "mean": 198.9, "max": 353.0, "min": 24.7, "std": 84.39, "sem": 20.47, "ci95_hi": 239.0, "ci95_lo": 158.8, "percentile_25th": 183.1, "percentile_75th": 249.6}, {"date": "2024-12-31T00:00:00", "depth": 208.5, "wtr_year": 2025, "wtr_day_year": "2022-12-31T00:00:00", "year": 2024, "month": 12, "day": 31, "DOY": 366, "mean": 201.3, "max": 350.3, "min": 23.6, "std": 83.38, "sem": 20.22, "ci95_hi": 240.9, "ci95_lo": 161.7, "percentile_25th": 198.5, "percentile_75th": 243.7}], "data-c510495a4f346a3838a77b27e74f4027": [{"date": "2024-12-31T00:00:00", "depth": 208.5, "wtr_year": 2025, "wtr_day_year": "2022-12-31T00:00:00", "year": 2024, "month": 12, "day": 31, "DOY": 366, "mean": 201.3, "max": 350.3, "min": 23.6, "std": 83.38, "sem": 20.22, "ci95_hi": 240.9, "ci95_lo": 161.7, "percentile_25th": 198.5, "percentile_75th": 243.7}]}}
